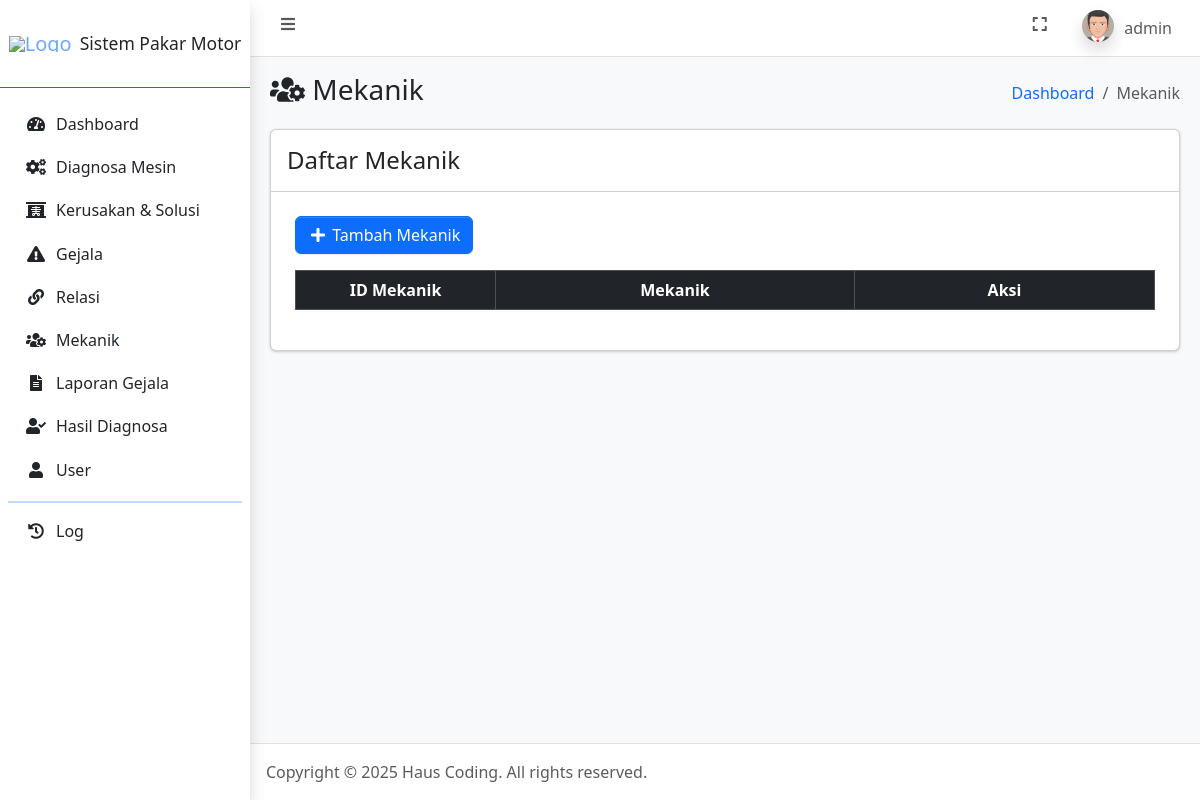
Page /mekanik.php (signed in) on the earlier database version.
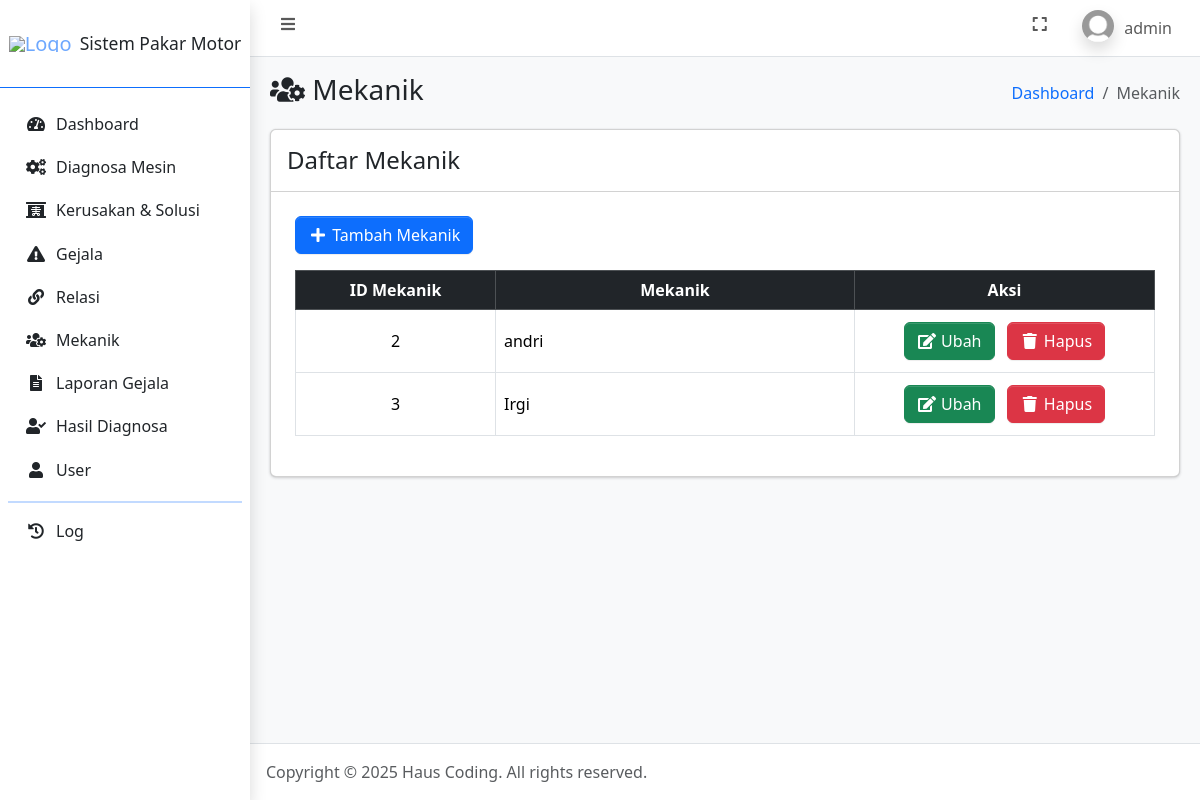
Same page on the later database version.
### tables this page shows
CREATE TABLE `user` (
  `id_user` int(11) NOT NULL,
  `username` varchar(100) NOT NULL,
  `password` varchar(255) NOT NULL,
  `jabatan` enum('admin','pelanggan') NOT NULL,
  `nama` varchar(100) NOT NULL,
  `jenis_kelamin` enum('laki-laki','perempuan') NOT NULL,
  `tanggal_lahir` date NOT NULL,
  `alamat` text NOT NULL,
  `foto` text NOT NULL,
  `dibuat_pada` timestamp NOT NULL DEFAULT current_timestamp()
);

CREATE TABLE `mekanik` (
  `id_mekanik` int(11) NOT NULL,
  `nama_mekanik` varchar(100) NOT NULL
);

### connection.php (called while the page is built, shortened)
<?php
	$host = 'localhost';
	$user = 'root';
	$pass = '';
	$database = 'sistem_pakar_motor';
	$conn = mysqli_connect($host, $user, $pass, $database);
    if (isset($_SESSION['id_user'])) {
    	$id_user = $_SESSION['id_user'];
		$dataUser = mysqli_fetch_assoc(mysqli_query($conn, "SELECT * FROM user WHERE id_user = $id_user"));
	}
?>

### mekanik.php (the view, shortened to what the changed rows need)
<?php
    require_once 'connection.php';
    $mekanik = mysqli_query($conn, "SELECT * FROM mekanik ORDER BY nama_mekanik ASC");
?>
<!DOCTYPE html>
<html lang="en">
<head>
    <?php include_once 'include/head.php'; ?>
</head>
<body class="layout-fixed sidebar-expand-lg bg-body-tertiary">
    <div class="app-wrapper">
        <?php include_once 'include/navbar.php'; ?>
        <main class="app-main">
            <div class="app-content">
                <div class="container-fluid">
                    <div class="row">
                        <div class="col">
                            <div class="card">
                                <div class="card-body">
                                    <div class="table-responsive p-2">
                                        <table class="table table-bordered" id="table_id">
                                            <thead class="table-dark">
                                                <tr>
                                                    <th width="200" class="text-center align-middle">ID Mekanik</th>
                                                    <th class="text-center align-middle">Mekanik</th>
                                                    <?php if ($dataUser['jabatan'] == 'admin'): ?>
                                                        <th width="300" class="text-center align-middle">Aksi</th>
                                                    <?php endif ?>
                                                </tr>
                                            </thead>
                                            <tbody>
                                                <?php foreach ($mekanik as $dm): ?>
                                                    <tr>
                                                        <td class="text-center align-middle"><?= $dm['id_mekanik']; ?></td>
                                                        <td class="align-middle"><?= $dm['nama_mekanik']; ?></td>
                                                        <?php if ($dataUser['jabatan'] == 'admin'): ?>
                                                            <td class="text-center align-middle">
                                                                <a href="ubah_mekanik.php?id_mekanik=<?= $dm['id_mekanik']; ?>" class="m-1 btn btn-success"><i class="fas fa-fw fa-edit"></i> Ubah</a>
                                                                <a href="hapus_mekanik.php?id_mekanik=<?= $dm['id_mekanik']; ?>" data-nama="<?= $dm['nama_mekanik']; ?>" class="m-1 btn btn-danger btn-delete"><i class="fas fa-fw fa-trash"></i> Hapus</a>
                                                            </td>
                                                        <?php endif ?>
                                                    </tr>
                                                <?php endforeach ?>
                                            </tbody>
                                        </table>
                                    </div>
                                </div>
                            </div>
                        </div>
                    </div>
                </div>
            </div>
        </main>
    </div>
</body>
</html>

### include/navbar.php (shortened to what the changed rows need)
<nav class="app-header navbar navbar-expand bg-body">
    <div class="container-fluid">
        <ul class="navbar-nav ms-auto">
            <li class="nav-item dropdown user-menu">
                <a href="#" class="nav-link dropdown-toggle" data-bs-toggle="dropdown" aria-expanded="false">
                    <img src="assets/img/profiles/<?= $dataUser['foto']; ?>" class="user-image rounded-circle shadow" alt="User Image">
                    <span class="d-none d-md-inline"><?= $dataUser['username']; ?></span>
                </a>
            </li>
        </ul>
    </div>
</nav>

Differences in the rows shown:
changed user "admin": foto: a different picture
added mekanik: id_mekanik "2", nama_mekanik "andri"
added mekanik: id_mekanik "3", nama_mekanik "Irgi"
